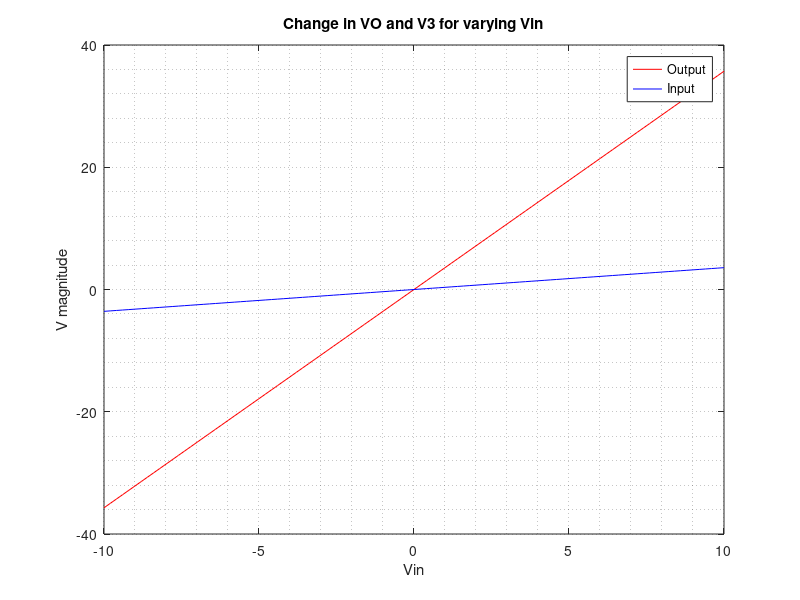
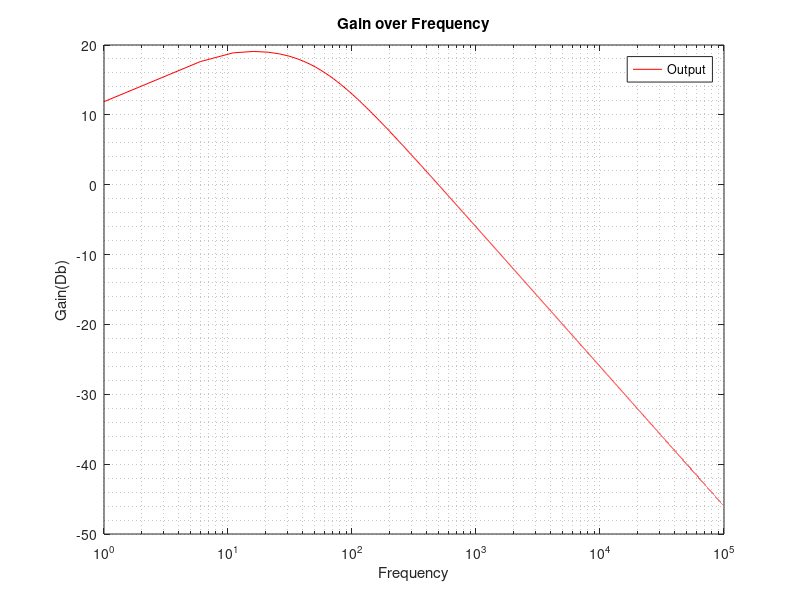
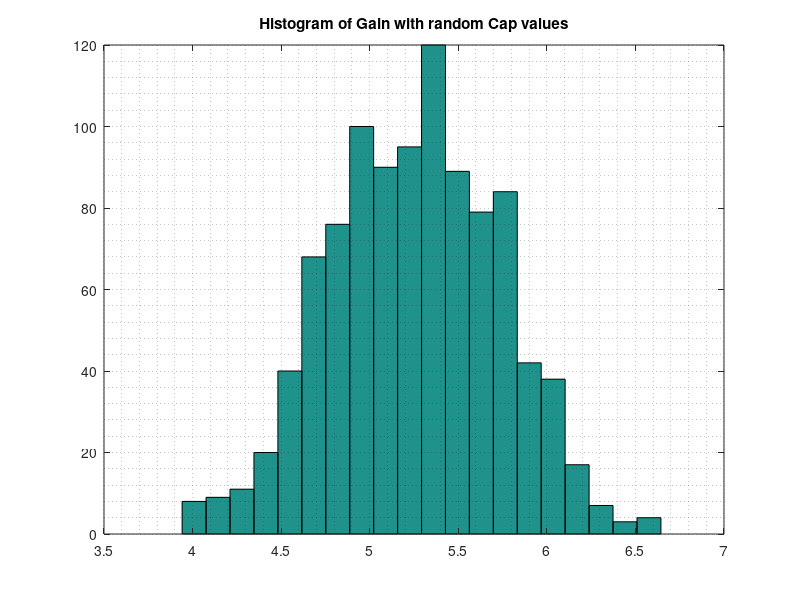
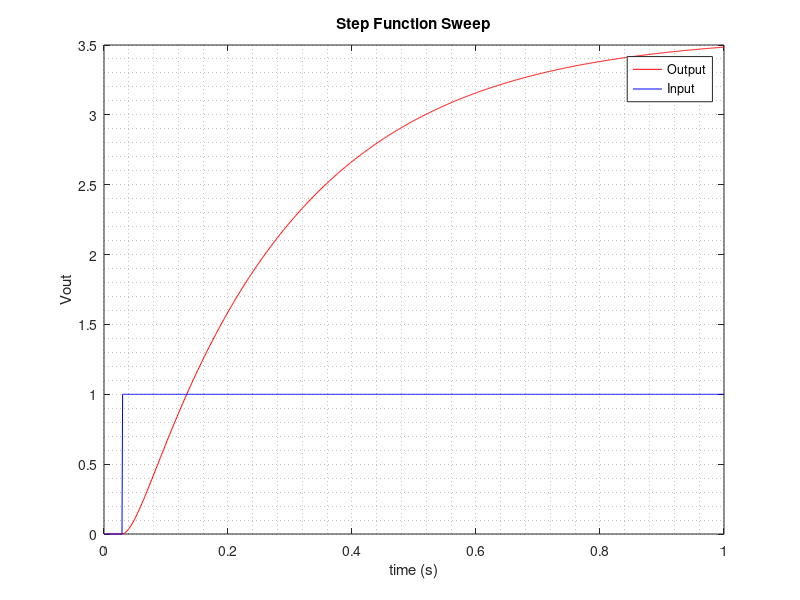

The MATLAB script that drew these images, in order:
close all;
clear
R1 = 1;
c = 0.25;
R2 = 2;
L = 0.2;
R3 = 10;
a = 100;
R4 = 0.1;
Ro = 1000;

G1 = 1/R1;
G2 = 1/R2;
G3 = 1/R3;
G4 = 1/R4;
Go = 1/Ro;

C = zeros(7,7);
C(2,1) = -c;
C(2,2) = c;
C(3,3) = -L;

G = [1 0 0 0 0 0 0;
    -G2 G1+G2 -1 0 0 0 0;
    0 1 0 -1 0 0 0;
    0 0 -1 G3 0 0 0;
    0 0 0 0 -a 1 0;
    0 0 0 G3 -1 0 0;
    0 0 0 0 0 -G4 G4+Go];

F = zeros(7,1);
VO = zeros(20,1);
count =1;
for i=-10:0.2:10
    F(1,1) = i;
    V = G\F;
    yup(count,1) = i;
    yup(count,2) = V(7);
    yup(count,3) = V(4);
    count = count +1;
end

figure (1);
plot(yup(:,1), yup(:,2),'r');
hold on;
plot(yup(:,1),yup(:,3),'b');
title 'Change in VO and V3 for varying Vin';
xlabel 'Vin';
ylabel 'V magnitude';
legend ("Output","Input");
grid minor;

count = 1;
for i=1:5:100000
    F(1,1) = i;
    V = (G+C*1i*i)\F;
    yup2(count,1) = i;
    yup2(count,2) = 20*log10((V(7)/V(1)));
    
    count = count +1;
end

figure (2);
semilogx(yup2(:,1), yup2(:,2),'r');
title 'Gain over Frequency';
xlabel 'Frequency';
ylabel 'Gain(Db)';
legend ("Output","Input");
grid minor;

cs = normrnd(c,0.05,1000,1);
count = 1;
for i=1:1:1000
    C(2,1) = -cs(i);
    C(2,2) = -C(2,1);
    F(1,1) = i;
    V = (G+1i*C*pi)\F;
    
    yup3(count,2) =(V(7))/V(1);
    
    count = count +1;
end

figure (3);
hist(real(yup3(:,2)),20);
title 'Histogram of Gain with random Cap values';
grid minor;

%Part 2 A
step =0.001;
A = C/step + G; 
Vold = [1;0;0;0;0;0;0];
Vnew = [1;0;0;0;0;0;0];
count = 1;
for i=0.001:0.001:1000*10^-3
    
    if count<30
          F(1,1) = 0;
            V = G\F;
            Vout(count,1) = i;
            Vout(count,2) = V(7);
            
            
    else
            F(1,1) = 1;
            Vnew = inv(A)*(F + C*Vold./step);
            Vold = Vnew;
            Vout(count,1) = i;
            Vout(count,2) = Vnew(7);
            Vout(count,3) = Vnew(1);
           
    end    
    count = count + 1;
end
% Time Domain

figure (4);
plot(Vout(:,1), Vout(:,2),'r');
hold on;
plot(Vout(:,1), Vout(:,3),'b');
title 'Step Function Sweep';
xlabel 'time (s)';
ylabel 'Vout';
legend ("Output","Input");
grid minor;
% Frequency Plot
VoutFnoshift = fft(Vout(:,2));
VinFnoshift = fft(Vout(:,3));
VinF = fftshift(VinFnoshift);
VoutF = fftshift(VoutFnoshift);
figure(5);
semilogy (abs(VoutF));
hold on;
semilogy(abs(VinF));
legend("Output","Input");
title 'Step Function in Frequency';
xlabel 'Frequency (Hz)';
ylabel 'Magnitude';
grid minor;




count = 1;
step = 0.001;
Vold = [0;0;0;0;0;0;0];
Vnew = [1;0;0;0;0;0;0];
%Part 2 B
for i=0.001:0.001:1000*10^-3
    
            F(1,1) = sin(2*pi*(1/0.03)*i);
            Vnew = inv(A)*(F + C*Vold./step);
            Vold = Vnew;
            Voutb(count,1) = i;
            Voutb(count,2) = Vnew(7);
            Voutb(count,3) = F(1,1);
           
       
    count = count + 1;
end
figure (6);
plot(Voutb(:,1), Voutb(:,2),'r');
hold on;
plot(Voutb(:,1), Voutb(:,3),'b');
title 'Sine Function Input';
xlabel 'time (s)';
ylabel 'Vout';
legend ("Output","Input");
grid minor;

% Frequency Plot
VoutFbnoshift = fft(Voutb(:,2));
VinFbnoshift = fft(Voutb(:,3));
VoutFb = fftshift(VoutFbnoshift);
VinFb = fftshift(VinFbnoshift);
figure(7);
semilogy (abs(VoutFb));
hold on;
semilogy(abs(VinFb));
legend("Output","Input");
title 'Sine Function in Frequency';
xlabel 'Frequency (Hz)';
ylabel 'Magnitude';
grid minor;

%Part 2 C
count = 1;
step = 0.001;
Vold = [0;0;0;0;0;0;0];
Vnew = [1;0;0;0;0;0;0];
%Part 2 
for i=0.001:0.001:1000*10^-3

                F(1,1) = (exp(-(i-0.06).^2/(2*step)));
                 Vnew = inv(A)*(F + C*Vold./step);
                 Vold = Vnew;
                Voutc(count,1) = i;
                Voutc(count,2) = Vnew(7);
                Voutc(count,3) = F(1,1);
                 
       
    count = count + 1;
end
figure (8);
plot(Voutc(:,1), Voutc(:,2),'r');
hold on;
plot(Voutc(:,1), Voutc(:,3),'b');
title 'Gaussian Pulse Input';
xlabel 'time (s)';
ylabel 'Vout';
legend ("Output","Input");
grid minor;

% Frequency Plot
VoutFcnoshift = fft(Voutc(:,2));
VinFcnoshift = fft(Voutc(:,3));
VinFc = fftshift(VinFcnoshift);
VoutFc = fftshift(VoutFcnoshift);
figure(9);
semilogy (abs(VoutFc));
hold on;
semilogy(abs(VinFc));
legend("Output","Input");
title 'Gaussian Pulse in Frequency';
xlabel 'Frequency (Hz)';
ylabel 'Magnitude';
grid minor;


Cn = 0.00001;



C = zeros(7,7);
C(2,1) = -c;
C(2,2) = c;
C(3,3) = -L;
C(4,4) = -Cn;




% C(6,4) = -Cn;


F = zeros(7,1);

%Part 3

count = 1;
step = 0.01;
Vold = [1;0;0;0;0;0;0];
Vnew = [1;0;0;0;0;0;0];

%Part 3 
for i=0.001:0.001:1000*10^-3
                F(7,1) = randn(1,1);
                F(1,1) = (exp(-(i-0.06).^2/(2*step)));
                Vnew = inv(A)*(F + C*Vold./step);
                Vold = Vnew;
                Vout3(count,1) = i;
                Vout3(count,2) = Vnew(7);
                Vout3(count,3) = F(1,1);
                 
    count = count + 1;
end

figure (10);
plot(Vout3(:,1), Vout3(:,2),'r');
hold on;
plot(Vout3(:,1), Vout3(:,3),'b');
title 'Vout with an input In as Noise';
xlabel 'time (s)';
ylabel 'Vout';
legend ("Output","Input");
grid minor;

% Frequency Plot
Vout3noshift = fft(Vout3(:,2));
Vin3noshift = fft(Vout3(:,3));
VinF3 = fftshift(Vin3noshift);
VoutF3 = fftshift(Vout3noshift);
figure(11);
semilogy (abs(VoutF3));
hold on;
semilogy(abs(VinF3));
legend("Output","Input");
title 'Gaussian Pulse in Frequency with Noise added';
xlabel 'Frequency (Hz)';
ylabel 'Magnitude';
grid minor;



